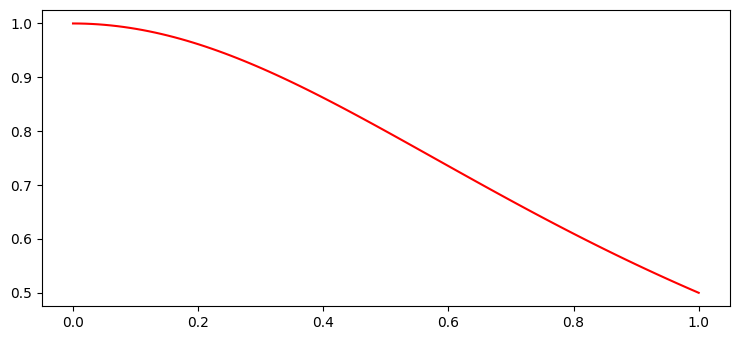

Source code (Python):
import numpy as np
from matplotlib import pyplot as plt


plt.rcParams["figure.figsize"] = [7.50, 3.50]
plt.rcParams["figure.autolayout"] = True

def f(x):
  #  return np.sin(x) + x + x * np.sin(x)
  return 1/(1 + x**2)
x = np.linspace(0, 1, 100)

plt.plot(x, f(x), color='red')

plt.show()
